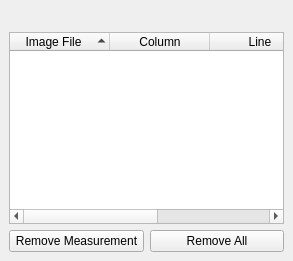
  <widget class="QDockWidget" name="appearancesImagesDock">
   <property name="sizePolicy">
    <sizepolicy hsizetype="MinimumExpanding" vsizetype="Minimum">
     <horstretch>0</horstretch>
     <verstretch>0</verstretch>
    </sizepolicy>
   </property>
   <property name="minimumSize">
    <size>
     <width>293</width>
     <height>218</height>
    </size>
   </property>
   <property name="windowTitle">
    <string>Image Measurements</string>
   </property>
   <attribute name="dockWidgetArea">
    <number>8</number>
   </attribute>
   <widget class="QWidget" name="dockWidgetContents">
    <layout class="QVBoxLayout" name="verticalLayout_4">
     <item>
      <widget class="QLabel" name="pointIdLabel">
       <property name="sizePolicy">
        <sizepolicy hsizetype="Preferred" vsizetype="Fixed">
         <horstretch>0</horstretch>
         <verstretch>0</verstretch>
        </sizepolicy>
       </property>
       <property name="minimumSize">
        <size>
         <width>0</width>
         <height>17</height>
        </size>
       </property>
       <property name="maximumSize">
        <size>
         <width>16777215</width>
         <height>17</height>
        </size>
       </property>
       <property name="text">
        <string/>
       </property>
       <property name="alignment">
        <set>Qt::AlignmentFlag::AlignCenter</set>
       </property>
      </widget>
     </item>
     <item>
      <widget class="QTreeWidget" name="imagesPointTreeWidget">
       <property name="sizePolicy">
        <sizepolicy hsizetype="Preferred" vsizetype="Preferred">
         <horstretch>0</horstretch>
         <verstretch>0</verstretch>
        </sizepolicy>
       </property>
       <property name="minimumSize">
        <size>
         <width>0</width>
         <height>0</height>
        </size>
       </property>
       <property name="maximumSize">
        <size>
         <width>16777215</width>
         <height>16777215</height>
        </size>
       </property>
       <property name="toolTip">
        <string>&lt;!DOCTYPE HTML PUBLIC &quot;-//W3C//DTD HTML 4.0//EN&quot; &quot;http://www.w3.org/TR/REC-html40/strict.dtd&quot;&gt;
&lt;html&gt;&lt;head&gt;&lt;meta name=&quot;qrichtext&quot; content=&quot;1&quot; /&gt;&lt;meta charset=&quot;utf-8&quot; /&gt;&lt;style type=&quot;text/css&quot;&gt;
p, li { white-space: pre-wrap; }
hr { height: 1px; border-width: 0; }
li.unchecked::marker { content: &quot;\2610&quot;; }
li.checked::marker { content: &quot;\2612&quot;; }
&lt;/style&gt;&lt;/head&gt;&lt;body style=&quot; font-family:'Segoe UI'; font-size:9pt; font-weight:400; font-style:normal;&quot;&gt;
&lt;p style=&quot; margin-top:0px; margin-bottom:0px; margin-left:0px; margin-right:0px; -qt-block-indent:0; text-indent:0px;&quot;&gt;&lt;span style=&quot; font-family:'Sans'; font-size:10pt;&quot;&gt;Table with all measurements of the selected point&lt;/span&gt;&lt;/p&gt;&lt;/body&gt;&lt;/html&gt;</string>
       </property>
       <property name="autoScroll">
        <bool>true</bool>
       </property>
       <property name="editTriggers">
        <set>QAbstractItemView::EditTrigger::NoEditTriggers</set>
       </property>
       <property name="showDropIndicator" stdset="0">
        <bool>false</bool>
       </property>
       <property name="dragDropMode">
        <enum>QAbstractItemView::DragDropMode::NoDragDrop</enum>
       </property>
       <property name="alternatingRowColors">
        <bool>false</bool>
       </property>
       <property name="selectionMode">
        <enum>QAbstractItemView::SelectionMode::SingleSelection</enum>
       </property>
       <property name="indentation">
        <number>0</number>
       </property>
       <property name="rootIsDecorated">
        <bool>true</bool>
       </property>
       <property name="uniformRowHeights">
        <bool>true</bool>
       </property>
       <property name="itemsExpandable">
        <bool>true</bool>
       </property>
       <property name="sortingEnabled">
        <bool>true</bool>
       </property>
       <property name="animated">
        <bool>true</bool>
       </property>
       <property name="wordWrap">
        <bool>true</bool>
       </property>
       <property name="columnCount">
        <number>5</number>
       </property>
       <attribute name="headerShowSortIndicator" stdset="0">
        <bool>true</bool>
       </attribute>
       <attribute name="headerStretchLastSection">
        <bool>true</bool>
       </attribute>
       <column>
        <property name="text">
         <string>Image File</string>
        </property>
        <property name="textAlignment">
         <set>AlignCenter</set>
        </property>
       </column>
       <column>
        <property name="text">
         <string notr="true">Column</string>
        </property>
        <property name="textAlignment">
         <set>AlignCenter</set>
        </property>
       </column>
       <column>
        <property name="text">
         <string notr="true">Line</string>
        </property>
        <property name="textAlignment">
         <set>AlignCenter</set>
        </property>
       </column>
       <column>
        <property name="text">
         <string notr="true">Image Key</string>
        </property>
        <property name="textAlignment">
         <set>AlignCenter</set>
        </property>
       </column>
       <column>
        <property name="text">
         <string>Point Key</string>
        </property>
       </column>
      </widget>
     </item>
     <item>
      <layout class="QHBoxLayout" name="horizontalLayout_2">
       <item>
        <widget class="QPushButton" name="removeButton">
         <property name="text">
          <string>Remove Measurement</string>
         </property>
        </widget>
       </item>
       <item>
        <widget class="QPushButton" name="removeAllButton">
         <property name="text">
          <string>Remove All</string>
         </property>
        </widget>
       </item>
      </layout>
     </item>
    </layout>
   </widget>
  </widget>
